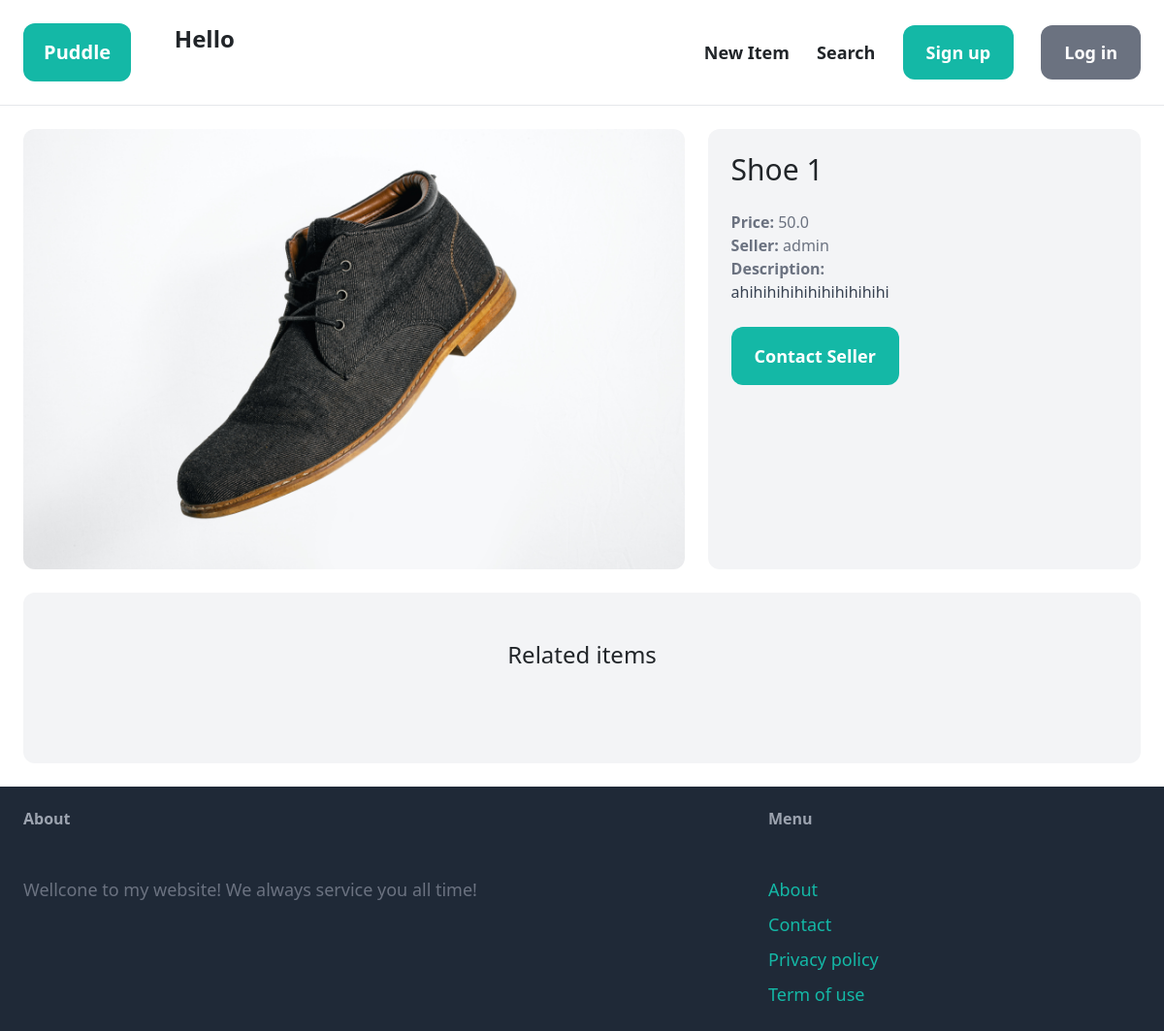
/items/2/, run on an earlier commit of the app's database.
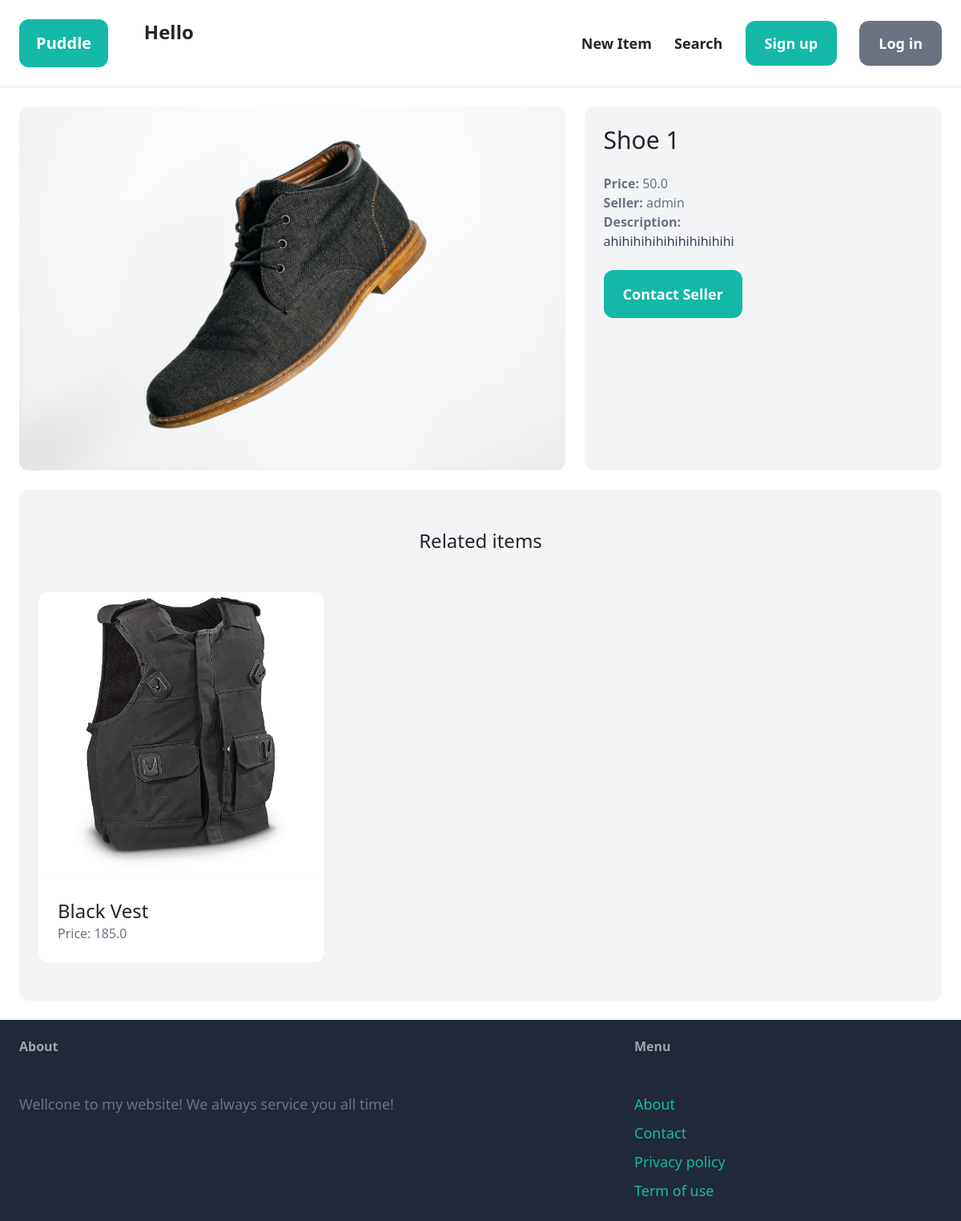
And on a later commit of the database.
### item/models.py (models this page shows, shortened)
class Item(models.Model):
    category = models.ForeignKey(Category, related_name='items' ,on_delete=models.CASCADE)
    name = models.CharField(max_length=255)
    description = models.TextField(blank=True , null=True)
    price = models.FloatField()
    is_sold = models.BooleanField(default=False)
    image = models.ImageField(upload_to='items_image', blank=True,null=True)
    created_by = models.ForeignKey(User , related_name='items',on_delete=models.CASCADE)
    created_at = models.DateTimeField(auto_now_add=True)

### item/views.py (the view)
# urls.py: path('<int:pk>/' , views.detail , name='detail')
def detail(request, pk):
    item = get_object_or_404(Item, pk=pk)
    related_items = Item.objects.filter(category=item.category , is_sold = False).exclude(pk=pk)[0:3]
    return render(request , 'item/detail.html', {
        'item' : item,
        'related_items' : related_items,
    })

### item/templates/item/detail.html (shortened to what this page needs)
{% extends 'core/base.html' %}
{% block content %}
<div class="grid grid-cols-5 gap-6">
    <div class="col-span-3">
        <img src="{{item.image.url}}" class="rounded-xl">
    </div>
    <div class="col-span-2 p-6 bg-gray-100 rounded-xl">
        <h1 class="mb-6 text-3xl">{{ item.name }}</h1>
        <p class="text-gray-500"><strong>Price:</strong> {{ item.price }}</p>
        <p class="text-gray-500"><strong>Seller:</strong> {{ item.created_by.username}}</p>
        {% if item.description %}
        <p class="text-gray-700">
            <strong class="text-gray-500">Description:</strong><br>
            {{ item.description}}
        </p>
        {% endif %}
        {% if request.user == item.created_by %}
            <div class="mt-6 p-6 bg-white rounded-xl">
                <p>This is your item!</p>
                <a href="{% url 'item:edit' item.id %}"
                    class="inline-block mt-6 py-3 px-6 text-lg font-semibold bg-teal-500 text-white rounded-xl">Edit
                </a>
                <a href="{% url 'item:delete' item.id %}"
                    class="inline-block mt-6 py-3 px-6 text-lg font-semibold bg-red-500 text-white rounded-xl">Delete
                </a>
            </div>
        {%else%}
            <a href="{% url 'conversation:new' item.id %}" class ="inline-block mt-6 px-6 py-3 text-lg font-semibold bg-teal-500 text-white rounded-xl hover:bg-teal-700">Contact Seller</a>
        {%endif%}
    </div>
</div>
<div class="mt-6 px-6 py-12 bg-gray-100 rounded-xl">
    <h2 class='mb-12 text-2xl text-center'>Related items</h2>
    <div class="grid grid-cols-3 gap-3">
        {% for item in related_items %}
            <div>
                <a href="{% url 'item:detail' item.id %}">
                    <div>
                        <img src='{{ item.image.url }}' class="rounded-t-xl">
                    </div>
                    <div class="p-6 bg-white rounded-b-xl">
                        <h2 class="text-2xl">{{ item.name }}</h2>
                        <p class="text-gray-500">Price: {{ item.price }}</p>
                    </div>
                </a>
            </div>
        {%endfor%}
    </div>
</div>
{%endblock%}

What changed in the data, as far as the page shows it:
added Item: image (picture), name "Black Vest", price "185.0"
